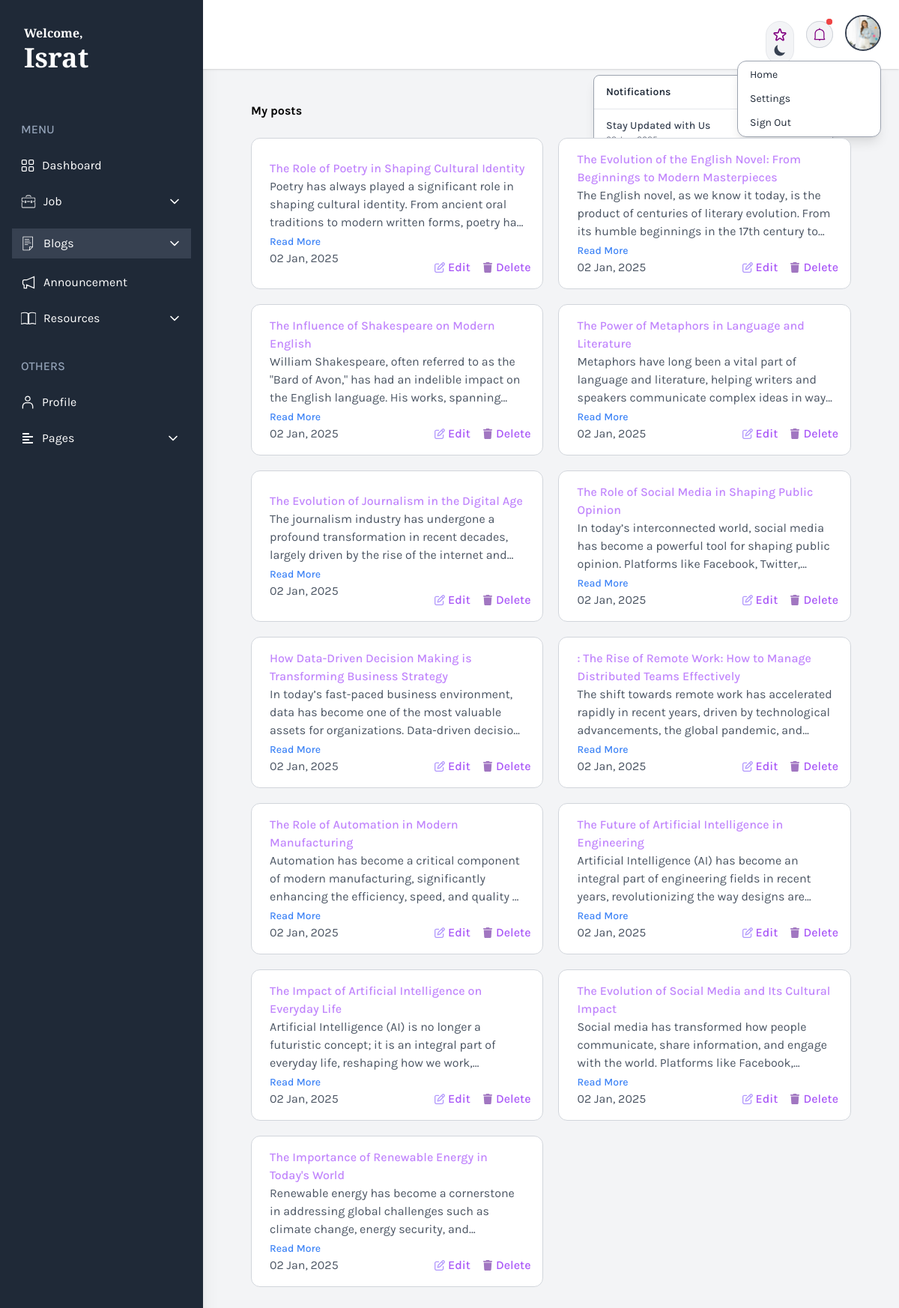
The page /alumni/posted_blogs.php (signed in) on the database its author committed.
### tables this page shows
CREATE TABLE `user` (
  `u_id` varchar(20) NOT NULL,
  `first_Name` varchar(100) NOT NULL,
  `last_Name` varchar(100) NOT NULL,
  `email` varchar(100) NOT NULL,
  `password` varchar(100) NOT NULL,
  `status` varchar(100) NOT NULL,
  `role` varchar(100) NOT NULL
);

CREATE TABLE `announcement` (
  `announcement_id` varchar(30) NOT NULL,
  `title` varchar(255) NOT NULL,
  `content` text NOT NULL,
  `created_at` timestamp NOT NULL DEFAULT current_timestamp(),
  `read_state` tinyint(1) DEFAULT 0
);

CREATE TABLE `alumni` (
  `alumni_id` varchar(20) NOT NULL,
  `class_id` varchar(20) NOT NULL,
  `batch` varchar(20) NOT NULL,
  `passing_year` varchar(20) NOT NULL,
  `contact_number` varchar(15) NOT NULL,
  `full_address` varchar(200) NOT NULL,
  `city` varchar(100) NOT NULL,
  `id_photo` varchar(200) NOT NULL,
  `department` text NOT NULL,
  `created_at` timestamp NOT NULL DEFAULT current_timestamp()
);

CREATE TABLE `blog` (
  `blog_id` varchar(30) NOT NULL,
  `title` varchar(255) NOT NULL,
  `type` varchar(50) NOT NULL,
  `description` varchar(5000) NOT NULL,
  `u_id` varchar(20) NOT NULL,
  `status` text NOT NULL,
  `created_at` timestamp NOT NULL DEFAULT current_timestamp()
);

### alumni/posted_blogs.php (the view, shortened to what this page needs)
<?php
	if ($_SESSION['login'] == TRUE && $_SESSION['status'] == 'Active') {
		include("../db_con/dbCon.php");
	?>
<!DOCTYPE html>
<html lang="en">
<head>
    <link href="https://cdn.jsdelivr.net/npm/daisyui@4.11.1/dist/full.min.css" rel="stylesheet" type="text/css" />
    <script src="https://cdn.tailwindcss.com"></script>
    <link href="https://cdn.jsdelivr.net/npm/tailwindcss@2.2.19/dist/tailwind.min.css" rel="stylesheet">
    <link href="https://cdnjs.cloudflare.com/ajax/libs/tailwindcss/2.2.19/tailwind.min.css" rel="stylesheet">
</head>
<body class="bg-gray-100 font-family-karla flex" x-data="setup()" :class="{ 'dark': isDark }">
    <aside class="relative h-screen w-[350px] hidden sm:block shadow-xl bg-gray-800">
        <div class="p-8 mb-5 ">
            <a class="text-white text-base font-bold font-garamond hover:text-gray-300">Welcome,</a>
            <?php
			    $a=$_SESSION['alumni_id'];
				$result = mysqli_query($db,"SELECT * FROM user, alumni WHERE user.u_id=alumni.alumni_id AND user.status='Active' AND user.u_id='$a'");
				if($row = mysqli_fetch_array($result)) {
							?>
                    <h1 class="text-4xl font-garamond font-bold text-white dark:text-white">
                    <?php echo $row['first_Name'];?></h1>
                <?php
							}
				?>
        </div>
        <nav class="text-white text-base  pt-3">
            <h3 class="mb-4 ml-7 text-base font-medium text-slate-400">MENU</h3>
            <a href="alumni_dashboard.php" class="flex items-center text-white gap-2.5 py-2 px-3 ml-4 mr-4 my-1 nav-item">
                Dashboard
            </a>
            <details class="group relative">
              <summary class="flex items-center justify-between text-white py-2 px-3 mx-4 my-2 nav-item cursor-pointer gap-2.5">
              <span class="flex-1">Job</span>
              </summary>
            </details>
            <details class="group relative">
              <summary class="flex items-center justify-between text-white gap-2.5 py-2 px-3 mx-4 my-2 active-nav-link cursor-pointer">
              <span class="flex-1">Blogs</span>
              </summary>
            </details>
            <a href="alumni_announcement.php" class="flex items-center text-white py-2 px-3 ml-4 mr-4 my-1 nav-item gap-2.5">
              <svg xmlns="http://www.w3.org/2000/svg" viewBox="0 0 24 24" fill="none" stroke="white" stroke-width="1.5" height="20" width="20">
                <path d="M9,8.087,21,3V21L9,15.913V21H5V15.913a2,2,0,0,1-2-2V10.087a2,2,0,0,1,2-2Z"/>
              </svg>Announcement
            </a>
            <details class="group relative">
              <summary class="flex items-center justify-between text-white py-2 px-3 mx-4 my-2 nav-item cursor-pointer gap-2.5">
              <span class="flex-1">Resources</span>
              </summary>
            </details>
      <div>
        <h3 class="mb-4 ml-7 mt-6 text-base font-medium text-slate-400">OTHERS</h3>
            <a href="alumni_profile.php" class="flex items-center text-white gap-2.5 py-2 px-3 ml-4 mr-4 my-1 nav-item">
                Profile
            </a>
            <details class="group relative">
              <summary class="flex items-center justify-between text-white py-2 px-3.5 mx-4 my-2 nav-item cursor-pointer">
                <i class="fas fa-align-left mr-3"></i>
                <span class="flex-1">Pages</span>
              </summary>
            </details>
      </div>
        </nav>
    </aside>
    <div class="w-full flex flex-col h-screen overflow-y-auto overflow-x-hidden dark:bg-gray-900">
        <header class="sticky top-0 z-999 w-full items-center bg-white dark:bg-gray-800 shadow pt-5 px-6 hidden sm:flex">
            <div class="w-1/2">
            <h1 class="mb-36 lg:mb-0 -ml-10 lg:-ml-0 lg:text-4xl font-garamond flex dark:text-white multicolor-text"><img src="images/logo (2).png" alt="" class="lg:w-14 w-14 -mt-1"></h1>
            </div>
            <div class="w-1/2 flex justify-end gap-4">
            <div class="pt-2">
              <button
                aria-hidden="true"
                @click="toggleTheme"
                class="group p-2 transition-colors duration-200 rounded-full bg-gray-100 border hover:bg-blue-200 dark:bg-gray-50 dark:hover:bg-gray-200 text-gray-900 focus:outline-none"
              >
              </button>
            </div>
        <div x-data="{
            dropdownOpen: false,
            unreadCount: 0,
            fetchUnreadCount() {
                fetch('check_unread.php')
                    .then(res => res.json())
                    .then(data => {
                        this.unreadCount = data.unread_count;
                    });
            },
            markAsRead() {
                fetch('mark_as_read.php', { method: 'POST' })
                    .then(() => {
                        this.unreadCount = 0; // Red dot hide
                    });
            }
            }" x-init="fetchUnreadCount(); setInterval(fetchUnreadCount, 5000)" class="relative">
            <a
                class="relative flex h-9 w-9 items-center justify-center rounded-full top-2 border border-gray-300 bg-gray-100 hover:text-primary dark:border-strokedark dark:bg-meta-4 dark:text-white"
                href="#"
                @click.prevent="dropdownOpen = !dropdownOpen; notifying = false"
            >
                <a href="#"
                @click.prevent="dropdownOpen = !dropdownOpen; markAsRead();"
                class="relative flex h-9 w-9 -top-7 items-center justify-center rounded-full border border-gray-300 bg-gray-100 hover:text-primary dark:border-strokedark dark:bg-meta-4 dark:text-white">
                  <span
                      x-show="unreadCount > 0"
                      class="absolute -top-1 right-0 z-10 h-2 w-2 rounded-full bg-red-500"
                  >
                      <span
                          class="absolute -z-1 inline-flex h-full w-full animate-ping rounded-full bg-red-500 opacity-75"
                      ></span>
                  </span>
              </a>
            <div
                x-show="dropdownOpen"
                @click.outside="dropdownOpen = false"
                class="absolute right-0 mt-2 w-80 rounded-lg border border-gray-400 bg-white shadow-lg dark:border-gray-700 dark:bg-gray-800"
                x-transition
            >
                <div class="px-4 py-3 border-b border-gray-200 dark:border-gray-700">
                    <h5 class="text-sm font-semibold text-gray-800 dark:text-gray-200">
                        Notifications
                    </h5>
                </div>
                <ul class="max-h-56 overflow-y-auto divide-y divide-gray-200 dark:divide-gray-700">
                    <?php
                    $sql = "SELECT * FROM announcement ORDER BY created_at DESC LIMIT 3";
                    $query = mysqli_query($db, $sql);
                    if(mysqli_num_rows($query) > 0) {
                        while ($rows = mysqli_fetch_assoc($query)) {
                            $announcement_title = $rows['title'];
                    ?>
                        <li>
                            <a
                                href="#"
                                class="block px-4 py-3 transition-all hover:bg-gray-100 dark:hover:bg-gray-700"
                            >
                                <p class="text-sm font-medium text-gray-700 dark:text-gray-200">
                                    <?php echo htmlspecialchars($announcement_title); ?>
                                </p>
                                <span class="block text-xs text-gray-500 dark:text-gray-400">
                                </span>
                            </a>
                        </li>
                    <?php
                        }
                    } else { ?>
                        <li class="px-4 py-3 text-sm text-gray-500 dark:text-gray-400">
                            No new notifications.
                        </li>
                    <?php } ?>
                </ul>
            </div>
        </div>
        <div x-data="{ isOpen: false }" class="relative">
                <button
                  @click="isOpen = !isOpen"
                  class="relative z-10 w-12 h-12 rounded-full overflow-hidden border-2 border-gray-700 hover:border-gray-300 focus:outline-none"
                >
                  <img
                    src="../upload/images/<?php echo $row['id_photo']; ?>"
                    alt="User Profile"
                    class="w-full h-full object-cover"
                  />
                </button>
                <button x-show="isOpen" @click="isOpen = false" class="h-full w-full fixed inset-0 cursor-default"></button>
                <div
                  x-show="isOpen"
                  @click.outside="isOpen = false"
                  class="absolute right-0 mt-2 w-48 rounded-xl border border-gray-400 dark:border-gray-700 bg-white shadow-lg dark:bg-gray-800"
                  x-transition
                  >
                  <a
                    href="../index.php"
                    class="block mx-2 px-2 my-1 py-1 rounded-lg text-sm dark:text-gray-200 hover:bg-gray-200 dark:hover:bg-gray-700"
                  >
                    Home
                  </a>
                  <a
                    href="../alumni/alumni_settings.php"
                    class="block mx-2 px-2 my-1 py-1 rounded-lg text-sm dark:text-gray-200 hover:bg-gray-200 dark:hover:bg-gray-700"
                  >
                    Settings
                  </a>
                  <a
                    href="../logout.php"
                    class="block mx-2 px-2 my-1 py-1 rounded-lg text-sm dark:text-gray-200 hover:bg-gray-200 dark:hover:bg-gray-700"
                  >
                    Sign Out
                  </a>
                </div>
              </div>
        </div>
      </header>
        <main>
          <div class="lg:mx-10 mx-auto max-w-screen-2xl my-5 p-4 md:p-6 2xl:p-10">
            <div
              class="mb-6 flex flex-col gap-3 sm:flex-row sm:items-center sm:justify-between"
              >
              <h2 class="text-title-md2 font-bold text-black dark:text-white">
                My posts
              </h2>
              <nav>
                <ol class="flex items-center gap-2">
                  <li>
                    <a class="font-medium dark:text-white" href="index.html">Dashboard /</a>
                  </li>
                  <li class="font-medium text-purple-400">Blog</li>
                </ol>
              </nav>
            </div>
          <div class="grid grid-cols-1 sm:grid-cols-2 gap-5 mt-5">
            <?php
            $a = $_SESSION['alumni_id'];
                $sql = "SELECT * FROM blog WHERE u_id = '$a' ORDER BY created_at DESC";
                $query = mysqli_query($db, $sql);
                if(mysqli_num_rows($query) > 0) {
                while ($rows = mysqli_fetch_assoc($query)) {
                    $blog_id = $rows['blog_id'];
                    $title = $rows['title'];
                    $description = $rows['description'];
                    $created_at = $rows['created_at']; ?>
                          <div class="flex items-center rounded-xl bg-white border border-gray-300  px-6 dark:border-gray-400 py-4 relative dark:bg-gray-800">
                              <div class="flex-grow flex items-center text-gray-600 dark:text-gray-100">
                                  <div class="flex-grow flex justify-between items-center">
                                      <div class="self-start">
                                      <h3 class="font-medium text-purple-400 hover:text-gray-900 dark:text-purple-400 dark:hover:text-gray-100" style="outline: none;"><?php echo $title; ?></h3>
                                      <p class="line-clamp-3"><?php echo $description; ?></p>
                                      <a href="blog.php?blog_id=<?php echo $blog_id; ?>"
                                        class="text-blue-500 hover:text-blue-600 dark:text-blue-400 dark:hover:text-blue-500 text-sm font-medium mt-1 block">
                                        Read More
                                      </a>
                                      <?php echo date('d M, Y', strtotime($created_at)); ?>
                                      </div>
                                      <div class="absolute bottom-4 right-4 flex items-center space-x-4">
                                          <a class="flex items-center font-medium text-purple-500 hover:text-blue-600 dark:text-purple-400 dark:hover:text-blue-500 gap-1" href="#0" style="outline: none;" href="javascript:void(0);" onclick="openModal('<?php echo $blog_id; ?>')">
                                              Edit
                                          </a>
                                          <a class="flex items-center font-medium text-purple-500 hover:text-blue-600 dark:text-purple-400 dark:hover:text-blue-500 gap-1" href="delete_blog.php?blog_id=<?php echo urlencode($blog_id); ?>"
                                          onclick="return confirm('Are you sure you want to delete this blog?');" style="outline: none;">
                                              Delete
                                          </a>
                                      </div>
                                  </div>
                              </div>
                          </div>
                        <?php
                }
                }
                else {
                  ?>
                  <div class="flex justify-center items-center min-h-screen">
                      <p class="text-gray-500 dark:text-gray-400">No posts available. Create a new post to get started.</p>
                  </div>
                  <?php
              }
              ?>
          </div>
        </main>
    </div>
</body>
</html>
<?php
	} else {
		header('location:login.php?deactivate');
	}
?>

### alumni/posted_blogs.php (style rules this page uses)
.font-garamond { font-family: "EB Garamond", serif; }
.multicolor-text { background: linear-gradient(to left, #0E675C, black); -webkit-background-clip: text; color: transparent; }
.font-family-karla { font-family: karla; }
.active-nav-link { background: #374151; }

### rows shown on the page
user: first_Name "Israt", alumni.id_photo (picture)
announcement: title "Stay Updated with Us"
blog: title "The Role of Poetry in Shaping Cultural Identity", description "Poetry has always played a significant role in shaping cultural identity. From ancient oral traditions to modern written forms, poetry…", created_at "02 Jan, 2025"
blog: title "The Evolution of the English Novel: From Beginnings to Modern Masterpieces", description "The English novel, as we know it today, is the product of centuries of literary evolution. From its humble beginnings in the 17th century…", created_at "02 Jan, 2025"
blog: title "The Influence of Shakespeare on Modern English", description "William Shakespeare, often referred to as the \"Bard of Avon,\" has had an indelible impact on the English language. His works,…", created_at "02 Jan, 2025"
blog: title "The Power of Metaphors in Language and Literature", description "Metaphors have long been a vital part of language and literature, helping writers and speakers communicate complex ideas in…", created_at "02 Jan, 2025"
blog: title "The Evolution of Journalism in the Digital Age", description "The journalism industry has undergone a profound transformation in recent decades, largely driven by the rise of the internet…", created_at "02 Jan, 2025"
blog: title "The Role of Social Media in Shaping Public Opinion", description "In today’s interconnected world, social media has become a powerful tool for shaping public opinion. Platforms like Facebook,…", created_at "02 Jan, 2025"
blog: title "How Data-Driven Decision Making is Transforming Business Strategy", description "In today’s fast-paced business environment, data has become one of the most valuable assets for organizations. Data-driven…", created_at "02 Jan, 2025"
blog: title ": The Rise of Remote Work: How to Manage Distributed Teams Effectively", description "The shift towards remote work has accelerated rapidly in recent years, driven by technological advancements, the global pandemic,…", created_at "02 Jan, 2025"
blog: title "The Role of Automation in Modern Manufacturing", description "Automation has become a critical component of modern manufacturing, significantly enhancing the efficiency, speed, and quality…", created_at "02 Jan, 2025"
blog: title "The Future of Artificial Intelligence in Engineering", description "Artificial Intelligence (AI) has become an integral part of engineering fields in recent years, revolutionizing the way designs…", created_at "02 Jan, 2025"
blog: title "The Impact of Artificial Intelligence on Everyday Life", description "Artificial Intelligence (AI) is no longer a futuristic concept; it is an integral part of everyday life, reshaping how we…", created_at "02 Jan, 2025"
blog: title "The Evolution of Social Media and Its Cultural Impact", description "Social media has transformed how people communicate, share information, and engage with the world. Platforms like…", created_at "02 Jan, 2025"
blog: title "The Importance of Renewable Energy in Today's World", description "Renewable energy has become a cornerstone in addressing global challenges such as climate change, energy security,…", created_at "02 Jan, 2025"
